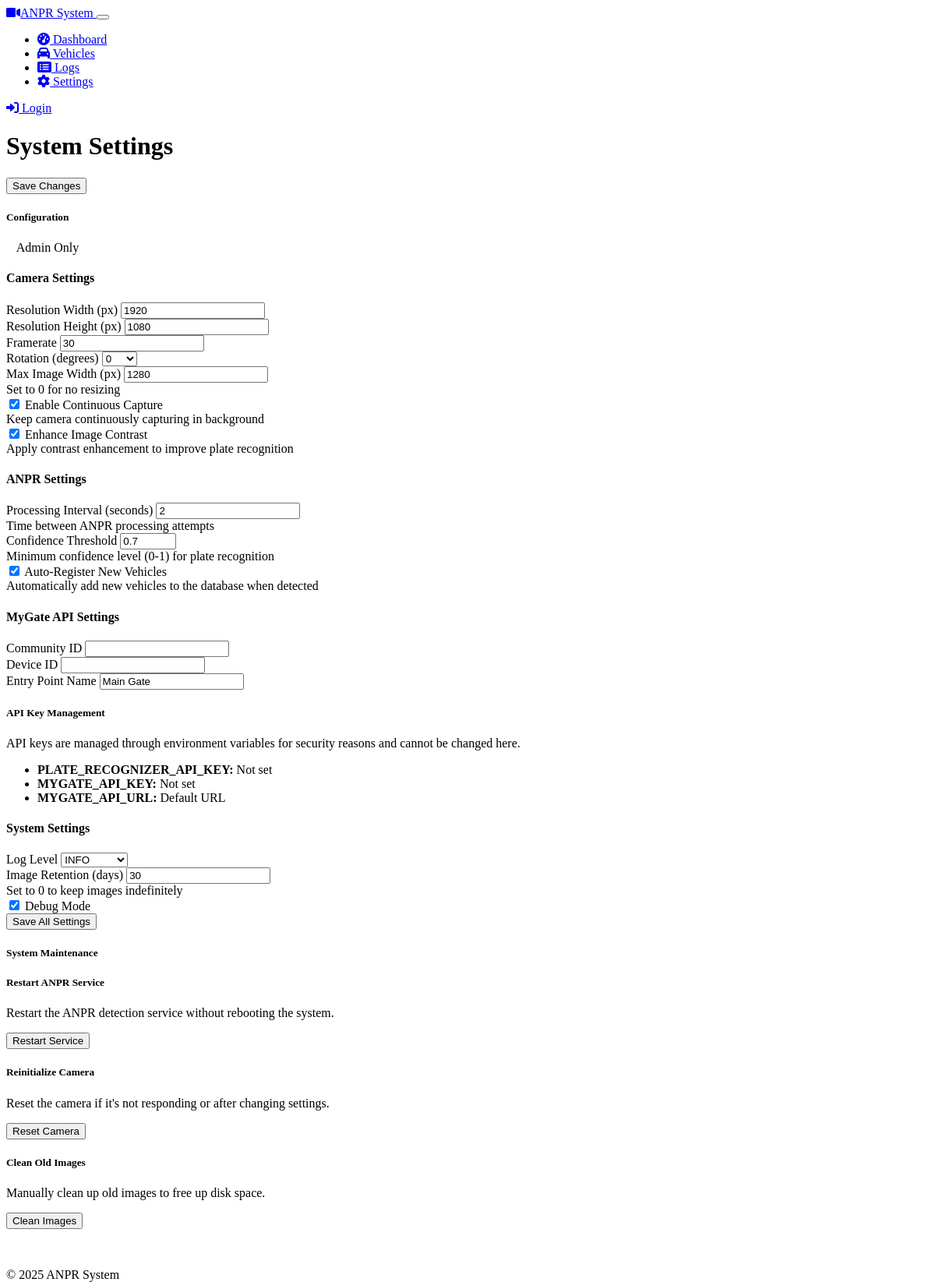
The page /settings (signed in) on the database as committed earlier.
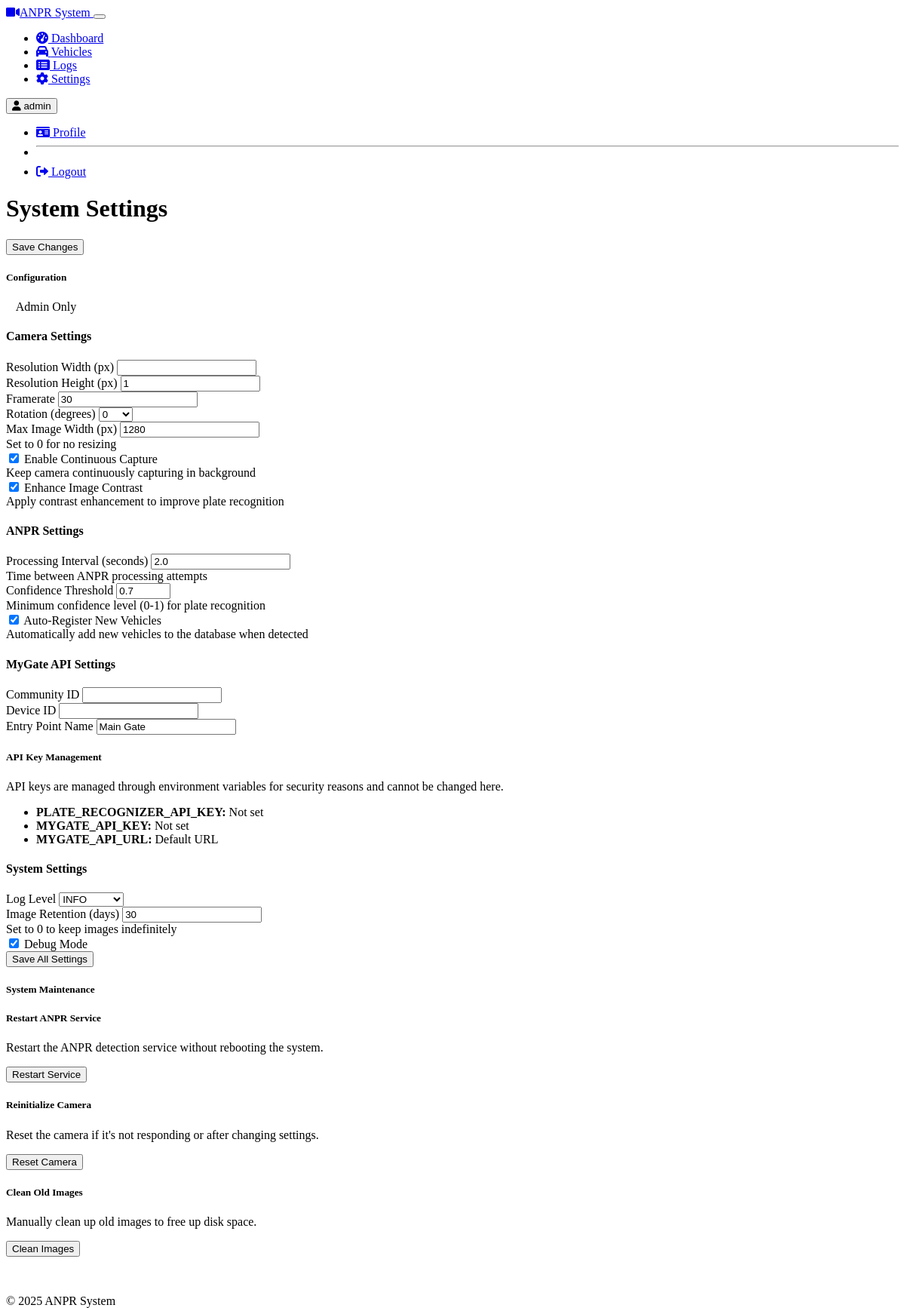
The same page on the database as committed later.
### models.py (models this page shows)
class User(user_mixin_base, db.Model):
    id = db.Column(db.Integer, primary_key=True)
    username = db.Column(db.String(64), unique=True, nullable=False)
    email = db.Column(db.String(120), unique=True, nullable=False)
    password_hash = db.Column(db.String(256), nullable=False)
    is_admin = db.Column(db.Boolean, default=False)
    created_at = db.Column(db.DateTime, default=datetime.utcnow)
    last_login = db.Column(db.DateTime)

class Setting(db.Model):
    id = db.Column(db.Integer, primary_key=True)
    key = db.Column(db.String(100), unique=True, nullable=False)
    value = db.Column(db.Text)
    type = db.Column(db.String(20))  # text, number, boolean
    description = db.Column(db.Text)
    updated_at = db.Column(db.DateTime, default=datetime.utcnow, onupdate=datetime.utcnow)

### routes/dashboard.py (the view, shortened to what this page needs)
@dashboard_bp.route('/settings', methods=['GET', 'POST'])
def settings():
    try:
        all_settings = Setting.query.all()
        settings_dict = {setting.key: {
            'value': setting.value,
            'type': setting.type
        } for setting in all_settings}
        env_vars = {
            'PLATE_RECOGNIZER_API_KEY': os.environ.get('PLATE_RECOGNIZER_API_KEY', ''),
            'MYGATE_API_KEY': os.environ.get('MYGATE_API_KEY', ''),
            'MYGATE_API_URL': os.environ.get('MYGATE_API_URL', '')
        }
        for key in env_vars:
            if env_vars[key] and 'API_KEY' in key:
                env_vars[key] = env_vars[key][:4] + '***' + env_vars[key][-4:] if len(env_vars[key]) > 8 else '***'
        config = current_app.config.get('SYSTEM_CONFIG')
    except Exception as e:
        flash(f'Error loading settings: {str(e)}', 'danger')
        logging.error(f"Error loading settings: {str(e)}")
        settings_dict = {}
        env_vars = {}
        config = None
    return render_template(
        'settings.html',
        settings=settings_dict,
        env_vars=env_vars,
        config=config,
        current_year=datetime.now().year
    )

### config.py (called while the page is built)
    def get_camera_resolution(self):
        return tuple(self.config['camera']['resolution'])

    def get_camera_framerate(self):
        return self.config['camera']['framerate']

    def get_camera_rotation(self):
        return self.config['camera']['rotation']

    def get_continuous_capture(self):
        return self.config['camera']['continuous_capture']

    def get_max_image_width(self):
        return self.config['camera']['max_image_width']

    def get_enhance_contrast(self):
        return self.config['camera']['enhance_contrast']

    def get_processing_interval(self):
        return self.config['anpr']['processing_interval']

    def get_confidence_threshold(self):
        return self.config['anpr']['confidence_threshold']

    def get_auto_register_vehicles(self):
        return self.config['anpr']['auto_register_vehicles']

    def get_community_id(self):
        return self.config['mygate']['community_id']

    def get_device_id(self):
        return self.config['mygate']['device_id']

    def get_entry_point_name(self):
        return self.config['mygate']['entry_point_name']

    def get_debug_mode(self):
        return self.config['system']['debug_mode']

### templates/settings.html (shortened to what the changed rows need)
{% extends "base.html" %}
{% block content %}
<div class="col-12">
    <div class="d-flex justify-content-between align-items-center mb-4">
        <h1>System Settings</h1>
    </div>
    <div class="card">
        <div class="card-body">
            <form id="settingsForm" method="POST" action="{{ url_with_token('dashboard.settings') }}">
                <div class="settings-section">
                    <div class="row">
                        <div class="col-md-6">
                            <div class="mb-3">
                                <label for="camera_resolution_width" class="form-label">Resolution Width (px)</label>
                                <input type="number" class="form-control" id="camera_resolution_width" name="camera_resolution_width"
                                       value="{{ config.get_camera_resolution()[0] if config else 1920 }}">
                            </div>
                        </div>
                        <div class="col-md-6">
                            <div class="mb-3">
                                <label for="camera_resolution_height" class="form-label">Resolution Height (px)</label>
                                <input type="number" class="form-control" id="camera_resolution_height" name="camera_resolution_height"
                                       value="{{ config.get_camera_resolution()[1] if config else 1080 }}">
                            </div>
                        </div>
                    </div>
                </div>
                <div class="settings-section">
                    <div class="row">
                        <div class="col-md-6">
                            <div class="mb-3">
                                <label for="processing_interval" class="form-label">Processing Interval (seconds)</label>
                                <input type="number" step="0.1" class="form-control" id="processing_interval" name="processing_interval"
                                       value="{{ config.get_processing_interval() if config else 2 }}">
                                <div class="form-text">Time between ANPR processing attempts</div>
                            </div>
                        </div>
                    </div>
                </div>
                <div class="settings-section">
                    <div class="mb-3">
                        <label for="entry_point_name" class="form-label">Entry Point Name</label>
                        <input type="text" class="form-control" id="entry_point_name" name="entry_point_name"
                               value="{{ config.get_entry_point_name() if config else 'Main Gate' }}">
                    </div>
                </div>
                <div class="settings-section">
                    <div class="row">
                        <div class="col-md-4">
                            <div class="mb-3">
                                <label for="log_level" class="form-label">Log Level</label>
                                <select class="form-select" id="log_level" name="log_level">
                                    <option value="INFO" {% if not config or config.get_log_level() == 'INFO' %}selected{% endif %}>INFO</option>
                                </select>
                            </div>
                        </div>
                    </div>
                </div>
            </form>
        </div>
    </div>
</div>
{% endblock %}

### templates/base.html (shortened to what the changed rows need)
<!DOCTYPE html>
<html lang="en" data-bs-theme="dark">
<head>
    <link rel="stylesheet" href="https://cdn.replit.com/agent/bootstrap-agent-dark-theme.min.css">
    <link rel="stylesheet" href="/static/css/custom.css">
    <link rel="stylesheet" href="https://cdnjs.cloudflare.com/ajax/libs/font-awesome/6.0.0/css/all.min.css">
</head>
<body>
    <nav class="navbar navbar-expand-md navbar-dark bg-dark mb-4">
        <div class="container-fluid">
            <div class="collapse navbar-collapse" id="navbarCollapse">
                <div class="d-flex">
                    {% if current_user is defined and current_user.is_authenticated %}
                    <div class="dropdown">
                        <button class="btn btn-outline-light dropdown-toggle" type="button" data-bs-toggle="dropdown">
                            <i class="fas fa-user me-1"></i> {{ current_user.username }}
                        </button>
                        <ul class="dropdown-menu dropdown-menu-end">
                            <li>
                                <a class="dropdown-item" href="{% if url_with_token is defined %}{{ url_with_token('auth.profile') }}{% else %}{{ url_for('auth.profile') }}{% endif %}">
                                    <i class="fas fa-id-card me-1"></i> Profile
                                </a>
                            </li>
                            <li><hr class="dropdown-divider"></li>
                            <li>
                                <a class="dropdown-item" href="{% if url_with_token is defined %}{{ url_with_token('auth.logout') }}{% else %}{{ url_for('auth.logout') }}{% endif %}">
                                    <i class="fas fa-sign-out-alt me-1"></i> Logout
                                </a>
                            </li>
                        </ul>
                    </div>
                    {% else %}
                    <a href="{% if url_with_token is defined %}{{ url_with_token('auth.login') }}{% else %}{{ url_for('auth.login') }}{% endif %}" class="btn btn-outline-light">
                        <i class="fas fa-sign-in-alt me-1"></i> Login
                    </a>
                    {% endif %}
                </div>
            </div>
        </div>
    </nav>
    <main class="container">
        {% block content %}{% endblock %}
    </main>
</body>
</html>

Rows that differ between the two databases and show on the page:
now on this page (row edited): User: username "admin"
added Setting: entry_point_name "Main Gate"
added Setting: log_level "INFO"
Other text that changed with them:
form field camera_resolution_width: "1920" → (not shown)
form field camera_resolution_height: "1080" → "1"
form field processing_interval: "2" → "2.0"
form field entry_point_name: "Main Gate" → (not shown)
form field log_level: "INFO" → (not shown)
text no longer shown: "Login"
text now shown: "Profile Logout"
